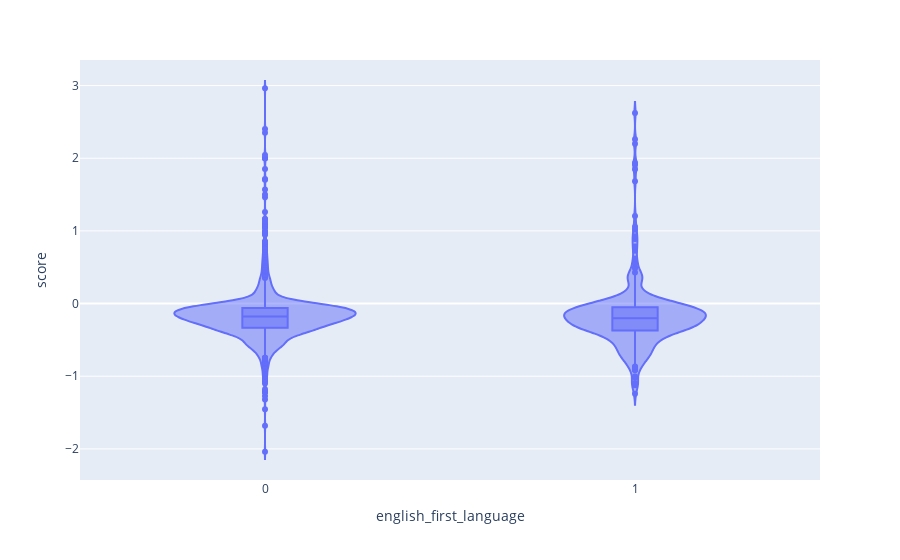

This figure's notebook cell:
### Markdown cell above
Next one by one, lets try to analyze if there is a difference in the mean score for different groups.

First, lets analyze if there is a difference in the mean score for gender.

### Code cell
fig = px.violin(scores_with_demographics, x="gender", y="score", box = True, points='outliers')
fig.show()

### Figure 1 — Plotly figure (JSON) as saved in the notebook; plotly's stock layout.template omitted (floating-point values rounded to 4 significant figures; data arrays with more than 128 entries replaced by an {"elided": "..."} marker saying what was removed)
{"data": [{"alignmentgroup": "True", "box": {"visible": true}, "hovertemplate": "english_first_language=%{x}<br>score=%{y}<extra></extra>", "legendgroup": "", "marker": {"color": "#636efa"}, "name": "", "offsetgroup": "", "orientation": "v", "points": "outliers", "scalegroup": "True", "showlegend": false, "type": "violin", "x": {"elided": "2189 int values"}, "x0": " ", "xaxis": "x", "y": {"elided": "2189 float values"}, "y0": " ", "yaxis": "y"}], "layout": {"legend": {"tracegroupgap": 0}, "margin": {"t": 60}, "violinmode": "group", "xaxis": {"anchor": "y", "domain": [0, 1], "title": {"text": "english_first_language"}}, "yaxis": {"anchor": "x", "domain": [0, 1], "title": {"text": "score"}}}}
